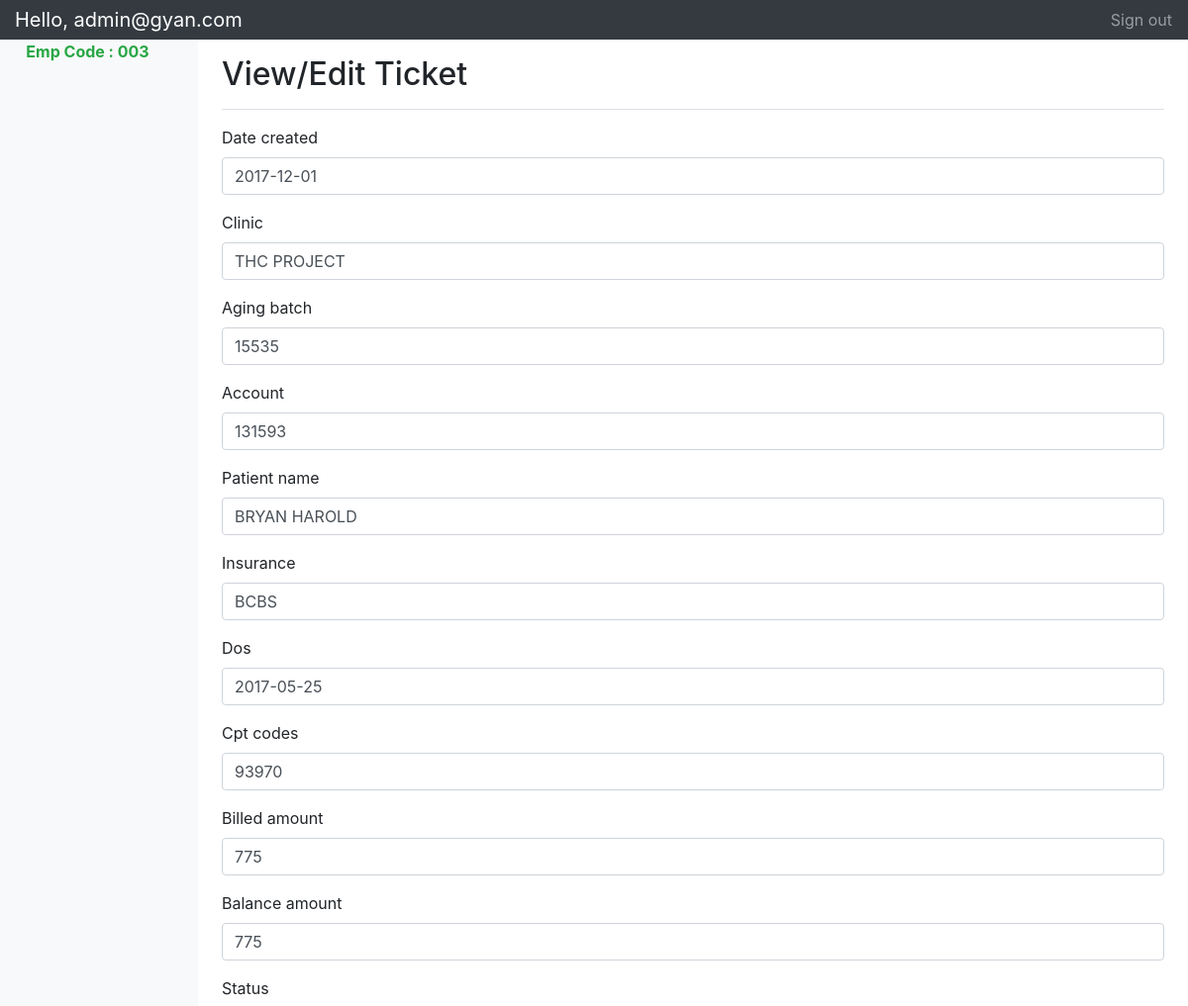
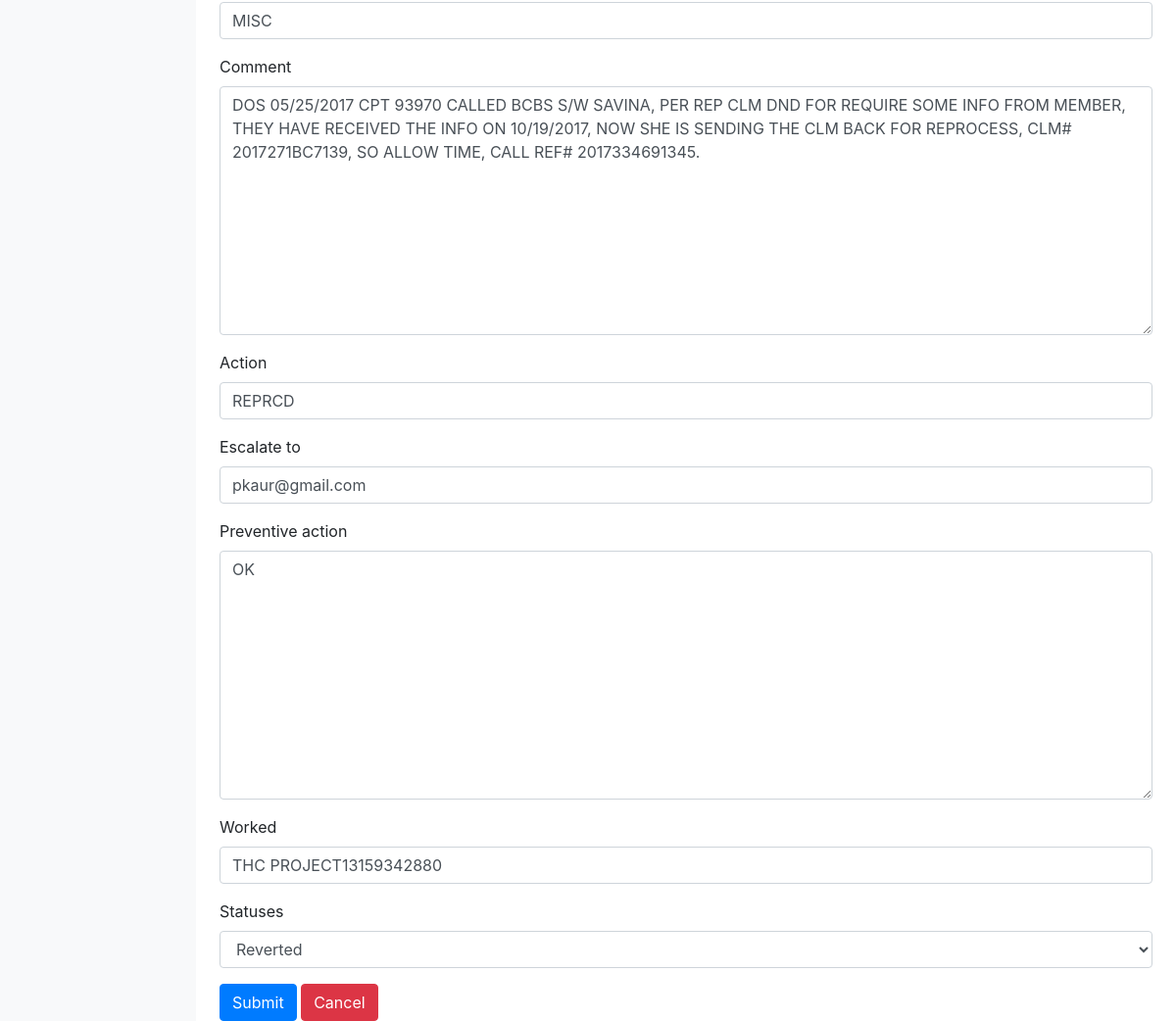
The page /tickets/edit/41886/ (signed in) on the database its author committed (2 pictures, top to bottom).
### accounts/models.py (models this page shows, shortened)
class MyUser(AbstractBaseUser, PermissionsMixin):
    email = models.EmailField(unique=True, null=True)
    is_staff = models.BooleanField(
        _('staff status'),
        default=False,
        help_text=_('Designates whether the user can log into this site.'),
    )
    is_active = models.BooleanField(
        _('active'),
        default=True,
        help_text=_(
            'Designates whether this user should be treated as active. '
            'Unselect this instead of deleting accounts.'
        ),
    )
    is_manager = models.BooleanField(
        _('Manager status'),
        default=False
    )
    emp_code = models.CharField(max_length=50, blank=True, null=True)
    image = models.ImageField(blank=True)
    USERNAME_FIELD = 'email'
    objects = MyUserManager()
    def __str__(self):
        return self.email
    class Meta:
        verbose_name = "User"
        verbose_name_plural = "Users"

### tickets/models.py (models this page shows, shortened)
class Ticket(models.Model):
    REJECTED = 1  # Manager can this <=pending>
    CLOSED = 2  # Manager can do this
    SUBMITTED = 3  # User can do this and manager
    STATUSES = (
        (REJECTED, 'Reverted'),
        (CLOSED, 'Closed'),
        (SUBMITTED, 'Submitted')
    )
    date_created = models.CharField(max_length=20, null=True)
    clinic = models.CharField(max_length=50, null=True)
    aging_batch = models.CharField(max_length=50, null=True)
    account = models.CharField(max_length=50, null=True)
    patient_name = models.CharField(max_length=50, null=True)
    insurance = models.CharField(max_length=100, null=True)
    dos = models.CharField(max_length=255, blank=True, null=True)
    cpt_codes = models.CharField(max_length=100, null=True)
    billed_amount = models.CharField(null=True, max_length=20)
    balance_amount = models.CharField(null=True, max_length=20)
    status = models.CharField(max_length=60, null=True)
    comment = models.TextField(blank=True, null=True)
    action = models.CharField(max_length=60, null=True)
    escalate_to = models.CharField(max_length=100, null=True)
    preventive_action = models.TextField(null=True)
    worked = models.CharField(max_length=255, blank=True, null=True)
    statuses = models.IntegerField(choices=STATUSES, default=SUBMITTED)
    form_user = models.ForeignKey(MyUser, on_delete=models.CASCADE, related_name='form_user', default=1)
    class Meta:
        ordering = ['-id']

### tickets/views.py (the view)
# urls.py: url(r'^tickets/edit/(?P<id>[0-9]+)/$', edit_ticket),
@login_required
def edit_ticket(request, id):
    obj = get_object_or_404(Ticket, pk=id)
    if request.method == 'POST':
        form = EditTicketForm(request.POST, instance=obj)
        if form.is_valid():
            user = MyUser.objects.get(pk=request.user.id)
            form.save(user_id=user)
            messages.success(request, 'Ticket submission successful')
            return redirect('/tickets/list/')
    else:
        form = EditTicketForm(instance=obj, initial={'escalate_to': obj.form_user})
    return render(request, 'tickets/edit.html', {'form': form})

### tickets/forms.py (shortened to what this page needs)
class EditTicketForm(ModelForm):
    class Meta:
        model = Ticket
        exclude = ('escalated', 'form_user')

### templates/tickets/edit.html (shortened to what this page needs)
<!doctype html>
<html lang="en">
<head>
    {% load bootstrap4 %}
    {% bootstrap_css %}
</head>
<body>
<nav class="navbar navbar-dark sticky-top bg-dark flex-md-nowrap p-0">
    <a class="navbar-brand col-sm-3 col-md-2 mr-0" href="#">Hello, {{user}}</a>
    <ul class="navbar-nav px-3">
        <li class="nav-item text-nowrap">
            <a class="nav-link" href="/logout">Sign out</a>
        </li>
    </ul>
</nav>
<div class="container-fluid">
    <div class="row">
        <nav class="col-md-2 d-none d-md-block bg-light sidebar">
            <div class="sidebar-sticky">
                <ul class="nav flex-column">
                    <li class="nav-item">
                        <strong class="text text-success">
                            &nbsp;&nbsp;&nbsp;Emp Code : {{user.emp_code}}</strong>
                    </li>
                </ul>
            </div>
        </nav>
        <main role="main" class="col-md-9 ml-sm-auto col-lg-10 pt-3 px-4">
            <div class="d-flex justify-content-between flex-wrap flex-md-nowrap align-items-center pb-2 mb-3 border-bottom">
                <h1 class="h2">View/Edit Ticket</h1>
            </div>
            <form method="post" class="form" id="edit">
                {% bootstrap_form form %}
                {% buttons %}
                    <button type="submit" class="btn btn-primary">Submit</button>
                    <a class="btn btn-danger" href="/accounts/profile">Cancel</a>
                {% endbuttons %}
            </form>
        </main>
    </div>
</div>
</body>
</html>

### rows shown on the page
MyUser: email "admin@gyan.com", emp_code "003"
Ticket: date_created "2017-12-01", clinic "THC PROJECT", aging_batch "15535", account "131593", patient_name "BRYAN HAROLD", insurance "BCBS", dos "2017-05-25", cpt_codes "93970", billed_amount "775", balance_amount "775", status "MISC", comment "DOS 05/25/2017 CPT 93970 CALLED BCBS S/W SAVINA, PER REP CLM DND FOR REQUIRE SOME INFO FROM MEMBER, THEY HAVE RECEIVED THE INFO ON 10/19/2017, NOW SHE IS SENDING THE CLM BACK FOR REPROCESS, CLM# 2017271BC7139, SO ALLOW TIME, CALL REF# 2017334691345.", action "REPRCD", escalate_to "pkaur@gmail.com", preventive_action "OK", worked "THC PROJECT13159342880", statuses "Reverted"
